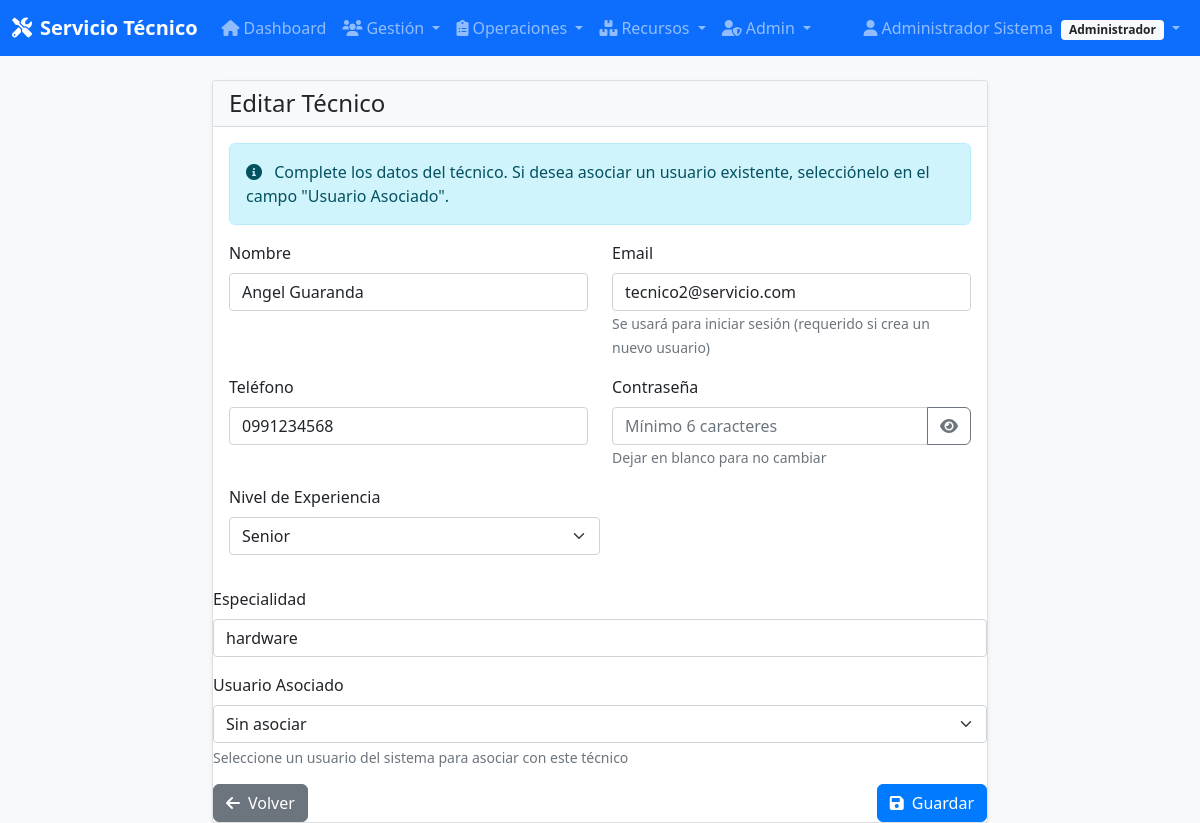
The app's page /tecnicos/4/editar (signed in) with its own data.
### app/models/models.py (models this page shows, shortened)
class Usuario(UserMixin, db.Model):
    __tablename__ = 'usuarios'
    id = db.Column(db.Integer, primary_key=True)
    nombre = db.Column(db.String(100), nullable=False)
    email = db.Column(db.String(120), unique=True, nullable=False, index=True)
    password_hash = db.Column(db.String(255), nullable=False)
    telefono = db.Column(db.String(20))
    rol = db.Column(db.String(20), nullable=False, default='usuario')
    fecha_creacion = db.Column(db.DateTime, default=datetime.utcnow)
    def is_admin(self):
        return self.rol == 'administrador'

class Tecnico(db.Model):
    __tablename__ = 'tecnicos'
    id = db.Column(db.Integer, primary_key=True)
    usuario_id = db.Column(db.Integer, db.ForeignKey('usuarios.id'), nullable=True)
    nombre = db.Column(db.String(100), nullable=False)
    email = db.Column(db.String(120))
    telefono = db.Column(db.String(20), nullable=False)
    especialidad = db.Column(db.String(100))
    nivel_experiencia = db.Column(db.String(20), default='junior')
    fecha_ingreso = db.Column(db.DateTime, default=datetime.utcnow)
    activo = db.Column(db.Boolean, default=True)
    usuario = db.relationship('Usuario', backref='tecnico_profile')
    asignaciones = db.relationship('Asignacion', backref='tecnico', lazy=True)
    reportes = db.relationship('Reporte', backref='tecnico', lazy=True)
    pedidos_piezas = db.relationship('PedidoPieza', backref='tecnico', lazy=True)

### app/controllers/tecnicos.py (the view, shortened to what this page needs)
@tecnicos_bp.route('/<int:id>/editar', methods=['GET', 'POST'])
@admin_required
def edit(id):
    tecnico = Tecnico.query.get_or_404(id)
    form = TecnicoForm(obj=tecnico)
    usuarios_tecnicos = Usuario.query.filter_by(rol='tecnico').all()
    form.usuario_id.choices = [(0, 'Sin asociar')] + [(u.id, f"{u.nombre} ({u.email})") for u in usuarios_tecnicos]
    return render_template('tecnicos/form.html', form=form, title='Editar Técnico')

### app/forms.py (shortened to what this page needs)
class TecnicoForm(FlaskForm):
    usuario_id = SelectField('Usuario Asociado', coerce=int, validators=[Optional()])
    nombre = StringField('Nombre', validators=[DataRequired(), Length(min=2, max=100)])
    email = StringField('Email', validators=[Optional(), Email()],
                       description='Se usará para iniciar sesión (requerido si crea un nuevo usuario)')
    password = PasswordField('Contraseña', validators=[Optional(), Length(min=6)],
                           description='Dejar en blanco para no cambiar')
    telefono = StringField('Teléfono', validators=[DataRequired(), Length(max=20)])
    especialidad = StringField('Especialidad', validators=[Length(max=100)])
    nivel_experiencia = SelectField('Nivel de Experiencia',
                                   choices=[('junior', 'Junior'), ('senior', 'Senior'), ('experto', 'Experto')])

### app/templates/tecnicos/form.html (shortened to what this page needs)
{% extends "base.html" %}
{% block content %}
<div class="row justify-content-center">
    <div class="col-md-8">
        <div class="card">
            <div class="card-header">
                <h4 class="mb-0">{{ title }}</h4>
            </div>
            <div class="card-body">
                <form method="POST">
                    <div class="alert alert-info">
                        <i class="fas fa-info-circle me-2"></i>
                        Complete los datos del técnico. Si desea asociar un usuario existente, selecciónelo en el campo "Usuario Asociado".
                    </div>
                    <div class="row">
                        <div class="col-md-6">
                            <div class="mb-3">
                                {{ form.nombre.label(class="form-label") }}
                                {{ form.nombre(class="form-control" + (" is-invalid" if form.nombre.errors else "")) }}
                            </div>
                        </div>
                        <div class="col-md-6">
                            <div class="mb-3">
                                {{ form.email.label(class="form-label") }}
                                {{ form.email(class="form-control" + (" is-invalid" if form.email.errors else ""),
                                           placeholder="ejemplo@dominio.com") }}
                                <small class="form-text text-muted">{{ form.email.description }}</small>
                            </div>
                        </div>
                    </div>
                    <div class="row">
                        <div class="col-md-6">
                            <div class="mb-3">
                                {{ form.telefono.label(class="form-label") }}
                                {{ form.telefono(class="form-control" + (" is-invalid" if form.telefono.errors else ""),
                                               placeholder="+51 999 999 999") }}
                            </div>
                        </div>
                        <div class="col-md-6">
                            <div class="mb-3">
                                {{ form.password.label(class="form-label") }}
                                <div class="input-group">
                                    {{ form.password(class="form-control" + (" is-invalid" if form.password.errors else ""),
                                                   placeholder="Mínimo 6 caracteres") }}
                                    <button class="btn btn-outline-secondary toggle-password" type="button">
                                        <i class="fas fa-eye"></i>
                                    </button>
                                </div>
                                <small class="form-text text-muted">{{ form.password.description }}</small>
                            </div>
                        </div>
                    </div>
                        <div class="col-md-6">
                            <div class="mb-3">
                                {{ form.nivel_experiencia.label(class="form-label") }}
                                {{ form.nivel_experiencia(class="form-select") }}
                            </div>
                        </div>
                    </div>
                    <div class="mb-3">
                        {{ form.especialidad.label(class="form-label") }}
                        {{ form.especialidad(class="form-control") }}
                    </div>
                    <div class="mb-3">
                        {{ form.usuario_id.label(class="form-label") }}
                        {{ form.usuario_id(class="form-select") }}
                        <div class="form-text">Seleccione un usuario del sistema para asociar con este técnico</div>
                    </div>
                    <div class="d-flex justify-content-between">
                        <a href="{{ url_for('tecnicos.list') }}" class="btn btn-secondary">
                            <i class="fas fa-arrow-left me-2"></i>Volver
                        </a>
                        <button type="submit" class="btn btn-primary">
                            <i class="fas fa-save me-2"></i>Guardar
                        </button>
                    </div>
            </div>
        </div>
    </div>
{% endblock %}

### app/templates/base.html (shortened to what this page needs)
<!DOCTYPE html>
<html lang="es">
<head>
    <link href="https://cdn.jsdelivr.net/npm/bootstrap@5.1.3/dist/css/bootstrap.min.css" rel="stylesheet">
    <link href="https://cdnjs.cloudflare.com/ajax/libs/font-awesome/6.0.0/css/all.min.css" rel="stylesheet">
    <link href="{{ url_for('static', filename='css/style.css') }}" rel="stylesheet">
</head>
<body>
    {% if current_user.is_authenticated %}
    <nav class="navbar navbar-expand-lg navbar-dark bg-primary">
        <div class="container-fluid">
            <a class="navbar-brand" href="{{ url_for('main.index') }}">
                <i class="fas fa-tools me-2"></i>Servicio Técnico
            </a>
            <div class="collapse navbar-collapse" id="navbarNav">
                <ul class="navbar-nav me-auto">
                    <li class="nav-item">
                        <a class="nav-link" href="{{ url_for('main.index') }}">
                            <i class="fas fa-home me-1"></i>Dashboard
                        </a>
                    </li>
                    {% if current_user.is_admin() %}
                    <li class="nav-item dropdown">
                        <a class="nav-link dropdown-toggle" href="#" role="button" data-bs-toggle="dropdown">
                            <i class="fas fa-users me-1"></i>Gestión
                        </a>
                    </li>
                    <li class="nav-item dropdown">
                        <a class="nav-link dropdown-toggle" href="#" role="button" data-bs-toggle="dropdown">
                            <i class="fas fa-clipboard-list me-1"></i>Operaciones
                        </a>
                    </li>
                    <li class="nav-item dropdown">
                        <a class="nav-link dropdown-toggle" href="#" role="button" data-bs-toggle="dropdown">
                            <i class="fas fa-boxes me-1"></i>Recursos
                        </a>
                    </li>
                    <li class="nav-item dropdown">
                        <a class="nav-link dropdown-toggle" href="#" role="button" data-bs-toggle="dropdown">
                            <i class="fas fa-user-shield me-1"></i>Admin
                        </a>
                    </li>
                    {% endif %}
                </ul>
                <ul class="navbar-nav">
                    <li class="nav-item dropdown">
                        <a class="nav-link dropdown-toggle" href="#" role="button" data-bs-toggle="dropdown">
                            <i class="fas fa-user me-1"></i>{{ current_user.nombre }}
                            <span class="badge bg-light text-dark ms-1">{{ current_user.rol.title() }}</span>
                        </a>
                    </li>
                </ul>
            </div>
        </div>
    </nav>
    {% endif %}
    <main class="container-fluid mt-4">
        {% block content %}{% endblock %}
    </main>
</body>
</html>

### app/static/css/style.css (style rules this page uses)
body { background-color: #f8f9fa; font-family: "Segoe UI", Tahoma, Geneva, Verdana, sans-serif; }
.navbar-brand { font-weight: bold; }
.card { box-shadow: 0 0.125rem 0.25rem rgba(0, 0, 0, 0.075); border: 1px solid rgba(0, 0, 0, 0.125); }
.card-header { background-color: #f8f9fa; border-bottom: 1px solid rgba(0, 0, 0, 0.125); }
.btn { border-radius: 0.375rem; }
.badge { font-size: 0.75em; }
.btn-primary { background-color: #007bff; border-color: #007bff; }
.alert { border-radius: 0.375rem; }
.text-muted { color: #6c757d !important; }
.card, .btn, .form-control { transition: all 0.2s ease-in-out; }

### records on screen
Usuario: nombre "Administrador Sistema", rol "Administrador"
Tecnico: nombre "Angel Guaranda", email "tecnico2@servicio.com", telefono "0991234568", nivel_experiencia "Senior", especialidad "hardware", usuario_id "Sin asociar"

### other values on screen
{{ title }} "Editar Técnico"
